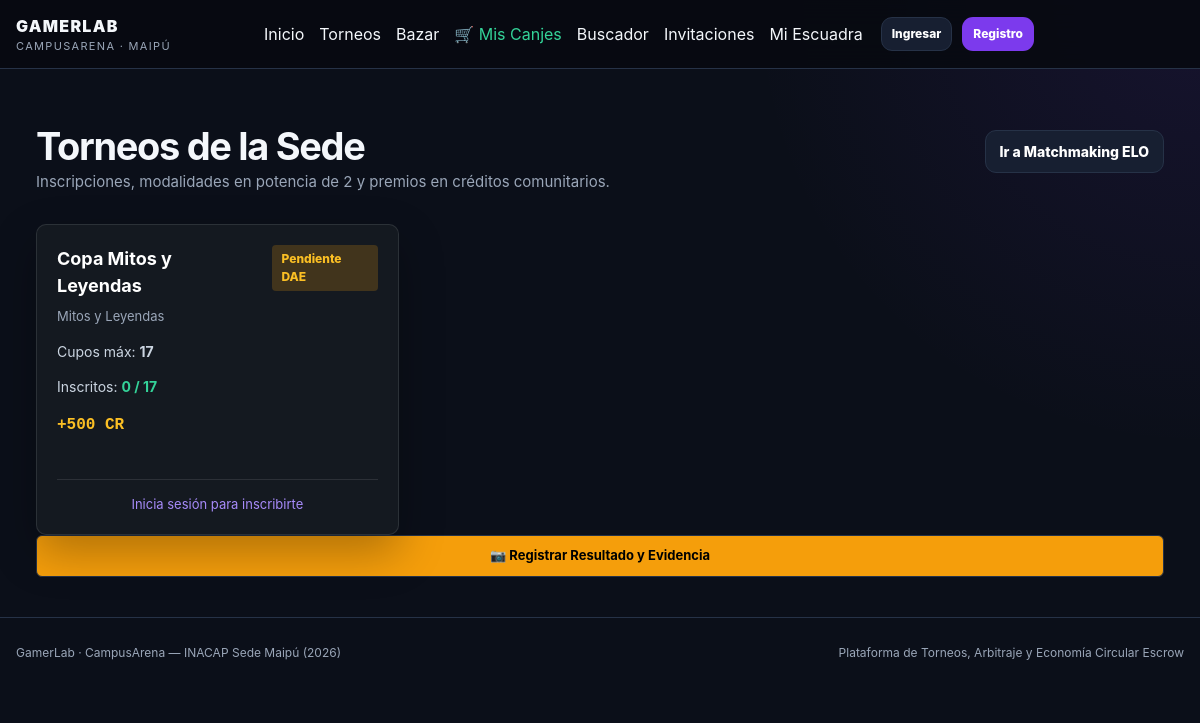
Page /torneos/ on the earlier database version.
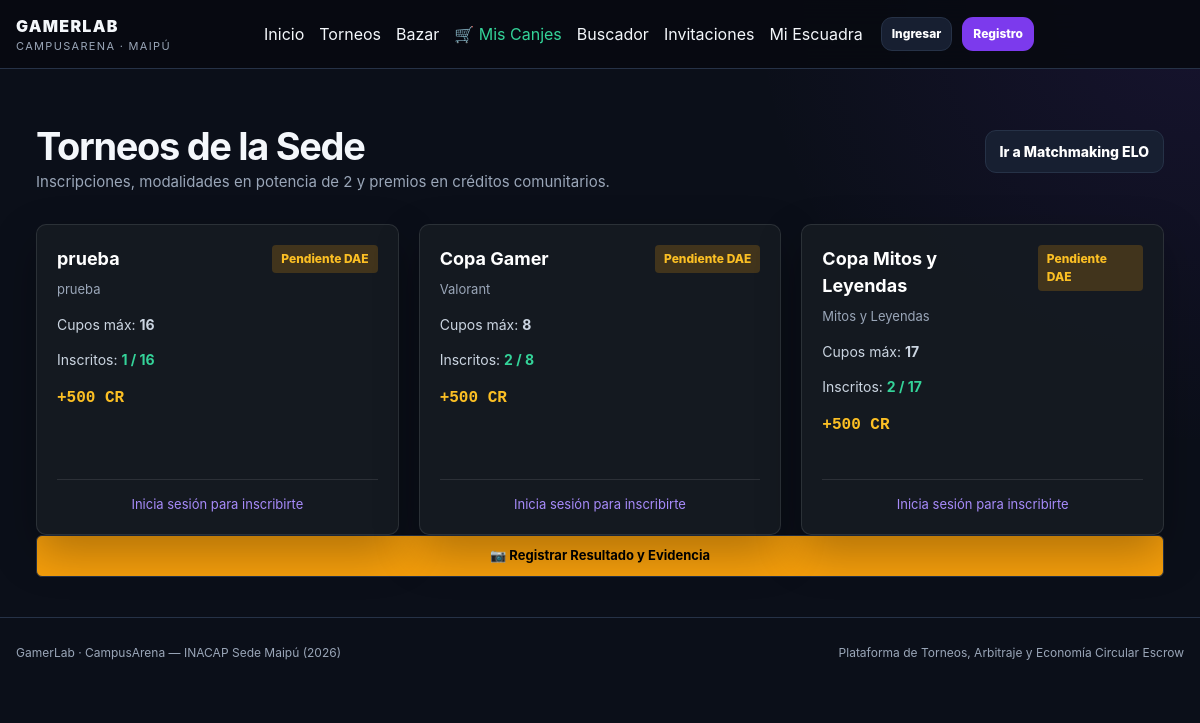
Same page on the later database version.
### torneos/models.py (models this page shows, shortened)
class Torneo(models.Model):
    id_torneo = models.AutoField(primary_key=True)
    nombre = models.CharField(max_length=150)
    juego = models.CharField(max_length=100, default="General")
    nivel_requerido = models.CharField(max_length=30, default='Abierto', choices=[
        ('Abierto', 'Abierto (Todos los niveles)'),
        ('Inicial', 'Inicial / Novato'),
        ('Intermedio', 'Intermedio'),
        ('Experto', 'Experto / Competitivo')
    ])
    cupos_maximos = models.IntegerField(default=16)
    premio_creditos = models.DecimalField(max_digits=10, decimal_places=2, default=1000.00)
    estado = models.CharField(max_length=20, default='Activo')
    validado_dae = models.BooleanField(default=False)
    fecha_inicio = models.DateTimeField(auto_now_add=True)
    laboratorio = models.CharField(max_length=50, blank=True, null=True)        # Ej: "L-3"
    fecha_reserva = models.DateField(blank=True, null=True)                    # Fecha de la final presencial
    horario_reserva = models.CharField(max_length=50, blank=True, null=True)   # Bloque horario

### torneos/views.py (the view)
# urls.py: path('torneos/', views.lista_torneos_view, name='lista_torneos'),
def lista_torneos_view(request):
    torneos = Torneo.objects.all().order_by('-id_torneo')
    return render(request, 'torneos.html', {'torneos': torneos})

### templates/torneos.html (shortened to what this page needs)
{% extends 'base.html' %}
{% block content %}
<main style="padding: 40px 20px;">
  <div class="container">
    <div class="section-head" style="display: flex; justify-content: space-between; align-items: center; margin-bottom: 30px; flex-wrap: wrap; gap: 15px;">
      <div>
        <h1 style="font-size: 38px; margin-bottom: 5px;">Torneos de la Sede</h1>
        <p style="color: #9aa6b8; font-size: 15px;">Inscripciones, modalidades en potencia de 2 y premios en créditos comunitarios.</p>
      </div>
      <div style="display: flex; gap: 10px; align-items: center; flex-wrap: wrap;">
        <a class="btn btn-secondary" href="{% url 'matchmaking' %}">Ir a Matchmaking ELO</a>
      </div>
    </div>
    <div id="tournament-grid" class="grid-4" style="display: grid; grid-template-columns: repeat(auto-fill, minmax(280px, 1fr)); gap: 20px;">
      {% for torneo in torneos %}
      <div class="card item-card" style="background: rgba(22, 27, 34, 0.9); border: 1px solid rgba(255,255,255,0.1); border-radius: 10px; padding: 20px; display: flex; flex-direction: column; justify-content: space-between;">
        <div>
          <div class="item-top" style="display: flex; justify-content: space-between; align-items: flex-start; margin-bottom: 12px;">
            <div>
              <h3 style="font-size: 18px; margin-bottom: 4px; color: #fff;">{{ torneo.nombre }}</h3>
              <small style="color: var(--muted, #9aa6b8); font-size: 13px;">{{ torneo.juego }}</small>
            </div>
            {% if torneo.validado_dae %}
              <span class="badge" style="background: rgba(16, 185, 129, 0.2); color: #34d399; padding: 4px 8px; border-radius: 4px; font-size: 12px;">Validado DAE</span>
            {% else %}
              <span class="badge" style="background: rgba(245, 158, 11, 0.2); color: #fbbf24; padding: 4px 8px; border-radius: 4px; font-size: 12px;">Pendiente DAE</span>
            {% endif %}
          </div>
          <p style="font-size: 14px; color: #cbd5e1; margin-bottom: 4px;">Cupos máx: <strong>{{ torneo.cupos_maximos }}</strong></p>
          <p style="font-size: 14px; color: #cbd5e1; margin-bottom: 10px;">Inscritos: <strong style="color: #34d399;">{{ torneo.escuadras_inscritas.count }} / {{ torneo.cupos_maximos }}</strong></p>
          <p class="item-price" style="font-size: 16px; font-weight: bold; color: #fbbf24; margin-bottom: 15px;">+{{ torneo.premio_creditos|floatformat:0 }} CR</p>
        </div>
        <div style="margin-top: 15px; border-top: 1px solid rgba(255,255,255,0.1); padding-top: 15px;">
          {% if user.is_authenticated %}
            {% if torneo.escuadras_inscritas.count < torneo.cupos_maximos %}
            <form action="{% url 'inscribir_torneo' torneo.pk %}" method="POST" style="display: flex; flex-direction: column; gap: 10px;">
            {% csrf_token %}
                <div class="field">
                  <input name="nombre_escuadra" placeholder="Nombre de Escuadra (Opcional)" style="width: 100%; padding: 8px 12px; border-radius: 6px; border: 1px solid rgba(255,255,255,0.2); background: #0d1117; color: #fff; font-size: 14px;">
                </div>
                <button type="submit" class="btn btn-success" style="width: 100%; padding: 10px; background: #10b981; border: none; color: #fff; border-radius: 6px; font-weight: bold; cursor: pointer; text-align: center;">Inscribir mi Escuadra</button>
              </form>
            {% else %}
              <div class="alert alert-danger text-center py-2 mb-0" style="background: rgba(239, 68, 68, 0.2); color: #f87171; border-radius: 6px; font-size: 13px;">
                Torneo Completado (Sin Cupos)
              </div>
            {% endif %}
          {% else %}
            <p style="text-align: center; font-size: 13px; margin: 0;"><a href="{% url 'login' %}" style="color: var(--primary-2, #818cf8); text-decoration: none;">Inicia sesión para inscribirte</a></p>
          {% endif %}
        </div>
      </div>
      {% empty %}
      <div class="card" style="grid-column: 1 / -1; padding: 30px; text-align: center; background: rgba(22, 27, 34, 0.9); border-radius: 10px;">
        <p style="color: #9aa6b8; margin: 0;">No hay torneos activos programados por la administración en este momento.</p>
      </div>
      {% endfor %}
    </div>
<a href="{% url 'registrar_resultado' 1 %}" class="btn" style="width: 100%; display: block; text-align: center; padding: 10px; background: #f59e0b; border-radius: 6px; font-weight: bold; text-decoration: none; color: #000; font-size: 13px;">
  📷 Registrar Resultado y Evidencia
</a>
  </div>
</main>
{% endblock %}

### templates/base.html (shortened to what this page needs)
{% load static %}
<!doctype html>
<html lang="es">
<head>
  <link rel="stylesheet" href="{% static 'css/styles.css' %}">
</head>
<body>
  <header class="site-header">
    <div class="container navbar">
      <a class="brand" href="{% url 'home' %}">
        <div>
          <span class="brand-title">GAMERLAB</span>
          <span class="brand-sub">CampusArena · Maipú</span>
        </div>
      </a>
      <nav style="display: flex; align-items: center; gap: 15px; flex-wrap: wrap;">
        <a href="{% url 'home' %}">Inicio</a>
        <a href="{% url 'lista_torneos' %}">Torneos</a>
        <a href="{% url 'bazar_catalogo' %}">Bazar</a>
        <a href="{% url 'mis_canjes' %}" style="color: #34d399;">🛒 Mis Canjes</a>
        <a href="{% url 'buscar_jugadores' %}">Buscador</a>
        <a href="{% url 'mis_invitaciones' %}">Invitaciones</a>
        <a href="{% url 'gestionar_escuadra' %}">Mi Escuadra</a>
      </nav>
      <div class="user-zone">
        {% if user.is_authenticated %}
          <div class="credit-pill">
            <span>Créditos:</span>
            <strong>{{ user.saldo_creditos|floatformat:0 }}</strong>
          </div>
          <a class="btn btn-sm btn-ghost" href="{% url 'perfil_billetera' %}" title="Ver mi perfil y billetera">Mi Perfil</a>
          <div class="avatar" title="{{ user.username }} ({{ user.rol }})">
            {{ user.username|slice:":2"|upper }}
          </div>
          <a class="btn btn-sm btn-ghost" href="{% url 'logout' %}">Salir</a>
        {% else %}
          <a class="btn btn-sm" href="{% url 'login' %}">Ingresar</a>
          <a class="btn btn-sm btn-primary" href="{% url 'registro' %}">Registro</a>
        {% endif %}
      </div>
    </div>
  </header>
  {% block content %}
  {% endblock %}
  <footer class="site-footer">
    <div class="container footer-row">
      <span>GamerLab · CampusArena — INACAP Sede Maipú (2026)</span>
      <span>Plataforma de Torneos, Arbitraje y Economía Circular Escrow</span>
    </div>
  </footer>
</body>
</html>

### static/css/styles.css (style rules this page uses)
:root { --bg: #0b0f19; --surface: #111827; --surface-2: #0f172a; --surface-3: #151d2f; --border: #263247; --text: #f4f7fb; --muted: #9aa6b8; --primary: #7c3aed; --primary-2: #a78bfa; --success: #10b981; --warning: #f59e0b; --danger: #ef4444; --info: #38bdf8; --radius: 16px; --shadow: 0 18px 45px rgba(0, 0, 0, .28); }
* { box-sizing: border-box; }
html { scroll-behavior: smooth; }
body { margin: 0; min-height: 100vh; background: radial-gradient(circle at top right, rgba(124, 58, 237, .10), transparent 28rem), var(--bg); color: var(--text); font-family: Inter, ui-sans-serif, system-ui, -apple-system, BlinkMacSystemFont, "Segoe UI", sans-serif; line-height: 1.5; }
a { color: inherit; text-decoration: none; }
.container { width: min(1180px, calc(100% - 32px)); margin: 0 auto; }
.grid-4 { display: grid; grid-template-columns: repeat(4, minmax(0, 1fr)); gap: 18px; }
.site-header { position: sticky; top: 0; z-index: 50; background: rgba(7, 10, 17, .88); backdrop-filter: blur(14px); border-bottom: 1px solid var(--border); }
.navbar { min-height: 68px; display: flex; align-items: center; gap: 18px; }
.brand { display: flex; align-items: center; gap: 12px; min-width: 230px; }
.brand-title { font-weight: 900; letter-spacing: .08em; }
.brand-sub { display: block; color: var(--muted); font-size: 11px; letter-spacing: .12em; text-transform: uppercase; }
.user-zone { display: flex; gap: 10px; align-items: center; }
main { padding: 34px 0 64px; }
h1 { font-size: clamp(38px, 6vw, 64px); line-height: 1.03; margin: 18px 0; letter-spacing: -.035em; }
h3 { margin: 0; }
.btn { border: 1px solid var(--border); background: #171f31; color: white; padding: 10px 14px; border-radius: 11px; font-weight: 800; font-size: 14px; transition: .18s ease; }
.btn-primary { background: var(--primary); border-color: transparent; }
.btn-sm { padding: 7px 10px; font-size: 12px; }
.card { background: linear-gradient(180deg, rgba(17, 24, 39, .98), rgba(13, 19, 31, .98)); border: 1px solid var(--border); border-radius: var(--radius); padding: 20px; box-shadow: var(--shadow); }
.card p { color: var(--muted); }
.section-head { display: flex; justify-content: space-between; gap: 20px; align-items: end; margin-bottom: 18px; }
.section-head p { margin: 4px 0 0; color: var(--muted); }
.badge { display: inline-flex; align-items: center; gap: 6px; padding: 4px 8px; border-radius: 999px; font-size: 11px; font-weight: 800; border: 1px solid transparent; }
.item-card { display: grid; gap: 12px; }
.item-top { display: flex; justify-content: space-between; gap: 12px; align-items: flex-start; }
.item-price { color: #6ee7b7; font-weight: 900; font-family: ui-monospace, SFMono-Regular, Menlo, monospace; }
.site-footer { border-top: 1px solid var(--border); color: var(--muted); padding: 26px 0 34px; font-size: 12px; }
.footer-row { display: flex; justify-content: space-between; gap: 20px; flex-wrap: wrap; }

Differences in the rows shown:
added Torneo: nombre "prueba", juego "prueba", validado_dae "Pendiente DAE", cupos_maximos "16", escuadras_inscritas.count "1", premio_creditos "500"
added Torneo: nombre "Copa Gamer", juego "Valorant", validado_dae "Pendiente DAE", cupos_maximos "8", escuadras_inscritas.count "2", premio_creditos "500"
computed for Torneo "Copa Mitos y Leyendas": escuadras_inscritas.count "0" → "2"
